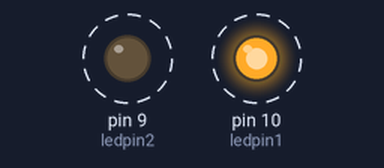
Recording of a sketch running on a simulated Arduino Uno, built with avr-gcc and run on an emulated ATmega328P. Parts: output pins drawn as LEDs (lit = HIGH). Dashed ring = blinking.

Above: at 0.2 s.
Timing chart, 0 to 3.0 s (numbered marks = the images above):
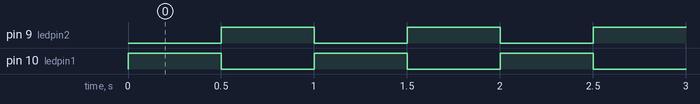

The sketch:

001_ledpin-delay.ino
```cpp
const int ledpin1 = 10;
const int  ledpin2 = 9;
const int tiempo = 500; //milisegundos

void setup (){
  pinMode(ledpin1,OUTPUT);
  pinMode(ledpin2,OUTPUT);

}
void loop(){
  digitalWrite(ledpin1, HIGH);
  digitalWrite(ledpin2, LOW);
  delay (tiempo);
  digitalWrite(ledpin1, LOW);
  digitalWrite(ledpin2, HIGH);
  delay (tiempo);


}
```

Measured:
- by itself, pin 9 (ledpin2), pin 10 (ledpin1): alternates HIGH for 0.50 s and LOW for 0.50 s
